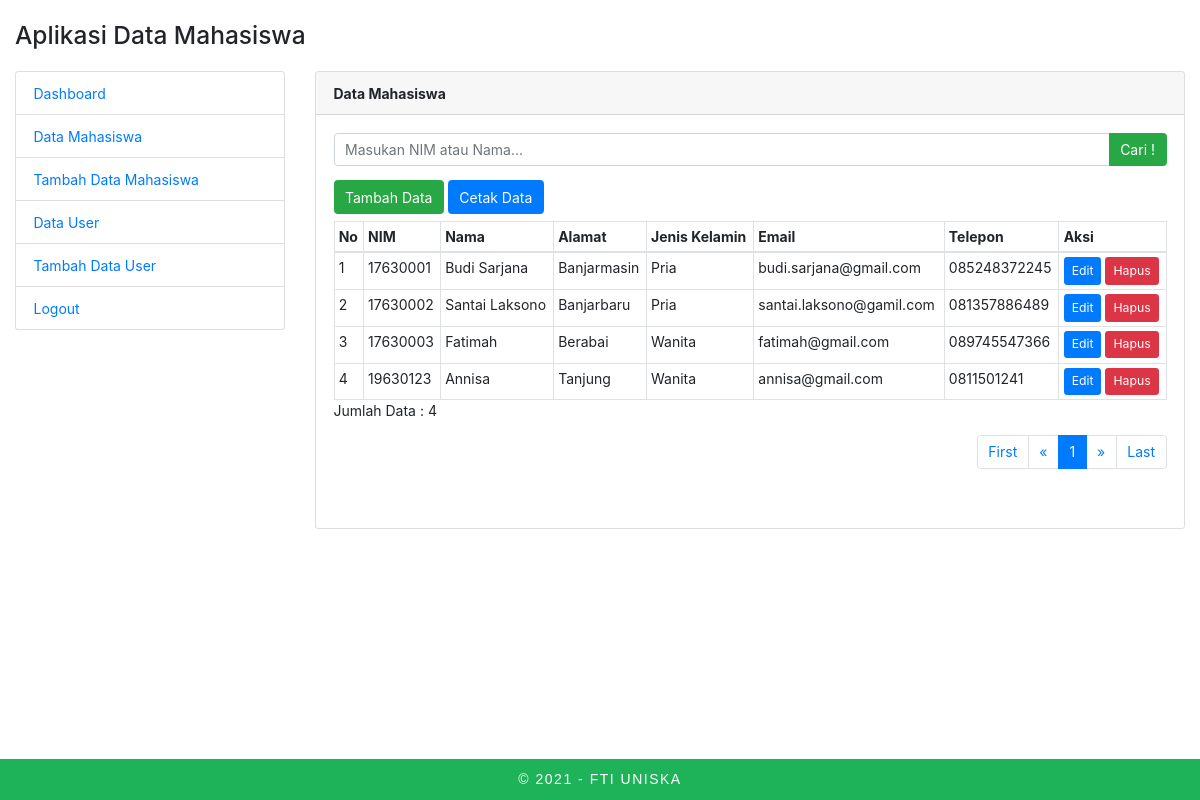
Screenshot of /admin/index.php?page=mahasiswa-show (signed in) with the database file from the repository.
### tables this page shows
CREATE TABLE `mahasiswa` (
  `id` int(11) NOT NULL,
  `nim` varchar(10) DEFAULT NULL,
  `nama` varchar(100) DEFAULT NULL,
  `jenis_kelamin` varchar(10) DEFAULT NULL,
  `alamat` varchar(200) DEFAULT NULL,
  `email` varchar(100) DEFAULT NULL,
  `telepon` char(15) DEFAULT NULL
);

### mahasiswa/mahasiswa_show.php (the view, shortened to what this page needs)
<div class="card">
    <div class="card-header">
        <strong>Data Mahasiswa</strong>
    </div>
    <div class="card-body">
        <form action="?page=mahasiswa-show" method="POST">
            <div class="input-group mb-3">
                <input type="text" class="form-control" placeholder="Masukan NIM atau Nama..." name="keyword">
                <div class="input-group-append">
                    <button class="btn btn-success" type="submit" value="Cari" id="button-search" name="search">Cari !</button>
                </div>
            </div>
        </form>
        <a href="?page=mahasiswa-add" class="btn btn-success mb-2">Tambah Data</a>
        <a href="../mahasiswa/mahasiswa_print.php" target="_blank" class="btn btn-primary mb-2">Cetak Data</a>
        <div class="table-responsive">
            <table class="table table-sm table-bordered table-hover m-0">
            <?php
            $limit = 5;
            $page = isset($_GET["halaman"]) ? (int) $_GET["halaman"] : 1;
            $mulai = ($page >1) ? ($page * $limit) - $limit : 0;
            $query = mysqli_query($con, "SELECT * FROM mahasiswa LIMIT $mulai, $limit") or die(mysqli_error);
            ?>
            <thead>
                <tr>
                    <th>No</th>
                    <th>NIM</th>
                    <th>Nama</th>
                    <th>Alamat</th>
                    <th>Jenis Kelamin</th>
                    <th>Email</th>
                    <th>Telepon</th>
                    <th>Aksi</th>
                </tr>
            </thead>
            <tbody>
                <?php
                $no = $mulai +1;
                while ($data = mysqli_fetch_array($query)) {
                ?>
                    <tr>
                        <td><?php echo $no ?></td>
                        <td><?php echo $data['nim']; ?></td>
                        <td><?php echo $data['nama']; ?></td>
                        <td><?php echo $data['alamat']; ?></td>
                        <td><?php echo $data['jenis_kelamin']; ?></td>
                        <td><?php echo $data['email']; ?></td>
                        <td><?php echo $data['telepon']; ?></td>
                        <td>
                            <a class="btn btn-sm btn-primary" href="?page=mahasiswa-edit&id=<?php echo $data['id']; ?>">Edit</a>
                            <a class="btn btn-sm btn-danger" href="../mahasiswa/mahasiswa_delete.php?id=<?php echo $data['id']; ?>" onclick="return confirm('Anda yakin mau menghapus item ini ?')">Hapus</a>
                        </td>
                    </tr>
                    <?php
                        $no++;
                    }
                    ?>
            </tbody>
            </table>
        </div>
        <?php
        $result = mysqli_query($con, "SELECT * FROM mahasiswa");
        $total_records = mysqli_num_rows($result);
        ?>
        <p>Jumlah Data : <?php echo $total_records; ?></p>
        <nav class="mb-5">
            <ul class="pagination justify-content-end">
            <?php
            $jumlah_page = ceil($total_records / $limit);
            $jumlah_number = 1;
            $start_number = ($page > $jumlah_number) ? $page - $jumlah_number : 1;
            $end_number = ($page < ($jumlah_page - $jumlah_number)) ? $page + $jumlah_number : $jumlah_page;
            if ($page == 1) {
                echo '<li class="page-item disable"><a class="page-link" href="#">First</a></li>';
                echo '<li class="page-item disable"><a class="page-link" href="#"><span aria-hidden="true">&laquo;</span></a></li>';
            }
            for ($i = $start_number; $i <= $end_number; $i++) {
                $link_active = ($page == $i) ? 'active' : '';
                echo '<li class="page-item ' . $link_active . '"><a class="page-link" href="?page=mahasiswa-show&halaman=' . $i . '">' . $i . '</a></li>';
            }
            if ($page == $jumlah_page) {
                echo '<li class="page-item"><a class="page-link" href="#"><span aria-hidden="true">&raquo;</span></a></li>';
                echo '<li class="page-item"><a class="page-link" href="#">Last</a></li>';
            }
            ?>
            </ul>
        </nav>
    </div>
</div>

### admin/index.php (shortened to what this page needs)
<!DOCTYPE html>
<html lang="en">
<head>
    <link rel="stylesheet" type="text/css" href="../css/bootstrap.min.css">
</head>
<body>
    <div class="container col-md-12">
        <h3 class="mt-4 mb-4">Aplikasi Data Mahasiswa</h3>
        <div class="row">
            <div class="col-md-3 col-sm-12 mb-4">
                <?php include 'nav.php'; ?>
            </div>
            <div class="col-md-9 col-sm-12">
                <?php include '../connection.php'; ?>
                <?php
                switch ($_GET['page']) {
                    case "mahasiswa-show";
                        include "../mahasiswa/mahasiswa_show.php";
                        break;
                }
                ?>
            </div>
        </div>
    </div>
    <footer>
        <div class="container">
            <span>&copy 2021 - FTI UNISKA</span>
        </div>
    </footer>
</body>
</html>

### admin/nav.php
<ul class="list-group">
    <li class="list-group-item"><a href="?page=dashboard">Dashboard</a></li>
    <li class="list-group-item"><a href="?page=mahasiswa-show">Data Mahasiswa</a></li>
    <li class="list-group-item"><a href="?page=mahasiswa-add">Tambah Data Mahasiswa</a></li>
    <?php
    if ($_SESSION['username'] == 'admin') {
        echo '
        <li class="list-group-item"><a href="?page=user-show">Data User</a></li>
        <li class="list-group-item"><a href="?page=user-add">Tambah Data User</a></li>
        ';
    }
    ?>
    <li class="list-group-item"><a href="logout.php">Logout</a></li>
</ul>

### admin/index.php (style rules this page uses)
body { margin-bottom: 6em; }
* { font-size: 14px; }
footer { position: fixed; bottom: 0; width: 100%; background: #1fb359; padding: 10px 0; color: #fff; font-family: Arial, Helvetica, sans-serif; letter-spacing: 1.5px; text-align: center; }

### rows the page displays
mahasiswa: nim "17630001", nama "Budi Sarjana", alamat "Banjarmasin", jenis_kelamin "Pria", email "budi.sarjana@gmail.com", telepon "085248372245"
mahasiswa: nim "17630002", nama "Santai Laksono", alamat "Banjarbaru", jenis_kelamin "Pria", email "santai.laksono@gamil.com", telepon "081357886489"
mahasiswa: nim "17630003", nama "Fatimah", alamat "Berabai", jenis_kelamin "Wanita", email "fatimah@gmail.com", telepon "089745547366"
mahasiswa: nim "19630123", nama "Annisa", alamat "Tanjung", jenis_kelamin "Wanita", email "annisa@gmail.com", telepon "0811501241"

### other values shown
$total_records "4"
